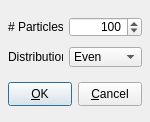
<ui version="4.0" >
 <class>PopulateDialogClass</class>
 <widget class="QWidget" name="PopulateDialogClass" >
  <property name="modal" stdset="0" >
   <bool>false</bool>
  </property>
  <property name="geometry" >
   <rect>
    <x>0</x>
    <y>0</y>
    <width>150</width>
    <height>122</height>
   </rect>
  </property>
  <property name="sizePolicy" >
   <sizepolicy vsizetype="Fixed" hsizetype="Fixed" >
    <horstretch>0</horstretch>
    <verstretch>0</verstretch>
   </sizepolicy>
  </property>
  <property name="windowTitle" >
   <string>Choose Autopopulation Parameters</string>
  </property>
  <layout class="QGridLayout" >
   <property name="leftMargin" >
    <number>8</number>
   </property>
   <property name="topMargin" >
    <number>8</number>
   </property>
   <property name="rightMargin" >
    <number>8</number>
   </property>
   <property name="bottomMargin" >
    <number>8</number>
   </property>
   <property name="horizontalSpacing" >
    <number>6</number>
   </property>
   <property name="verticalSpacing" >
    <number>6</number>
   </property>
   <item row="1" column="0" >
    <layout class="QHBoxLayout" >
     <property name="spacing" >
      <number>6</number>
     </property>
     <property name="leftMargin" >
      <number>0</number>
     </property>
     <property name="topMargin" >
      <number>0</number>
     </property>
     <property name="rightMargin" >
      <number>0</number>
     </property>
     <property name="bottomMargin" >
      <number>0</number>
     </property>
     <item>
      <widget class="QPushButton" name="pushButtonOK" >
       <property name="minimumSize" >
        <size>
         <width>64</width>
         <height>24</height>
        </size>
       </property>
       <property name="maximumSize" >
        <size>
         <width>64</width>
         <height>24</height>
        </size>
       </property>
       <property name="text" >
        <string>&amp;OK</string>
       </property>
       <property name="autoDefault" >
        <bool>true</bool>
       </property>
       <property name="default" >
        <bool>true</bool>
       </property>
      </widget>
     </item>
     <item>
      <widget class="QPushButton" name="pushButtonCancel" >
       <property name="minimumSize" >
        <size>
         <width>64</width>
         <height>24</height>
        </size>
       </property>
       <property name="maximumSize" >
        <size>
         <width>64</width>
         <height>24</height>
        </size>
       </property>
       <property name="text" >
        <string>&amp;Cancel</string>
       </property>
       <property name="autoDefault" >
        <bool>true</bool>
       </property>
      </widget>
     </item>
    </layout>
   </item>
   <item row="0" column="0" >
    <layout class="QGridLayout" >
     <property name="leftMargin" >
      <number>0</number>
     </property>
     <property name="topMargin" >
      <number>0</number>
     </property>
     <property name="rightMargin" >
      <number>0</number>
     </property>
     <property name="bottomMargin" >
      <number>0</number>
     </property>
     <property name="horizontalSpacing" >
      <number>6</number>
     </property>
     <property name="verticalSpacing" >
      <number>6</number>
     </property>
     <item row="0" column="1" >
      <widget class="QSpinBox" name="spinBoxNumber" >
       <property name="sizePolicy" >
        <sizepolicy vsizetype="Preferred" hsizetype="Minimum" >
         <horstretch>0</horstretch>
         <verstretch>0</verstretch>
        </sizepolicy>
       </property>
       <property name="minimumSize" >
        <size>
         <width>48</width>
         <height>20</height>
        </size>
       </property>
       <property name="maximumSize" >
        <size>
         <width>128</width>
         <height>20</height>
        </size>
       </property>
       <property name="alignment" >
        <set>Qt::AlignRight</set>
       </property>
       <property name="minimum" >
        <number>4</number>
       </property>
       <property name="maximum" >
        <number>100000</number>
       </property>
       <property name="value" >
        <number>100</number>
       </property>
      </widget>
     </item>
     <item row="1" column="0" >
      <widget class="QLabel" name="label" >
       <property name="sizePolicy" >
        <sizepolicy vsizetype="Minimum" hsizetype="Minimum" >
         <horstretch>0</horstretch>
         <verstretch>0</verstretch>
        </sizepolicy>
       </property>
       <property name="minimumSize" >
        <size>
         <width>48</width>
         <height>24</height>
        </size>
       </property>
       <property name="maximumSize" >
        <size>
         <width>128</width>
         <height>24</height>
        </size>
       </property>
       <property name="text" >
        <string>Distribution</string>
       </property>
      </widget>
     </item>
     <item row="0" column="0" >
      <widget class="QLabel" name="label_2" >
       <property name="sizePolicy" >
        <sizepolicy vsizetype="Minimum" hsizetype="Minimum" >
         <horstretch>0</horstretch>
         <verstretch>0</verstretch>
        </sizepolicy>
       </property>
       <property name="minimumSize" >
        <size>
         <width>48</width>
         <height>24</height>
        </size>
       </property>
       <property name="maximumSize" >
        <size>
         <width>128</width>
         <height>24</height>
        </size>
       </property>
       <property name="text" >
        <string># Particles</string>
       </property>
      </widget>
     </item>
     <item row="1" column="1" >
      <widget class="QComboBox" name="comboBoxDistribution" >
       <property name="sizePolicy" >
        <sizepolicy vsizetype="Preferred" hsizetype="Minimum" >
         <horstretch>0</horstretch>
         <verstretch>0</verstretch>
        </sizepolicy>
       </property>
       <property name="minimumSize" >
        <size>
         <width>48</width>
         <height>20</height>
        </size>
       </property>
       <property name="maximumSize" >
        <size>
         <width>128</width>
         <height>20</height>
        </size>
       </property>
       <item>
        <property name="text" >
         <string>Even</string>
        </property>
       </item>
       <item>
        <property name="text" >
         <string>Random</string>
        </property>
       </item>
      </widget>
     </item>
    </layout>
   </item>
  </layout>
  <widget class="QWidget" native="1" name="widget" >
   <property name="geometry" >
    <rect>
     <x>9</x>
     <y>9</y>
     <width>138</width>
     <height>83</height>
    </rect>
   </property>
  </widget>
 </widget>
 <layoutdefault spacing="6" margin="11" />
 <tabstops>
  <tabstop>spinBoxNumber</tabstop>
  <tabstop>comboBoxDistribution</tabstop>
  <tabstop>pushButtonOK</tabstop>
  <tabstop>pushButtonCancel</tabstop>
 </tabstops>
 <resources/>
 <connections/>
</ui>
